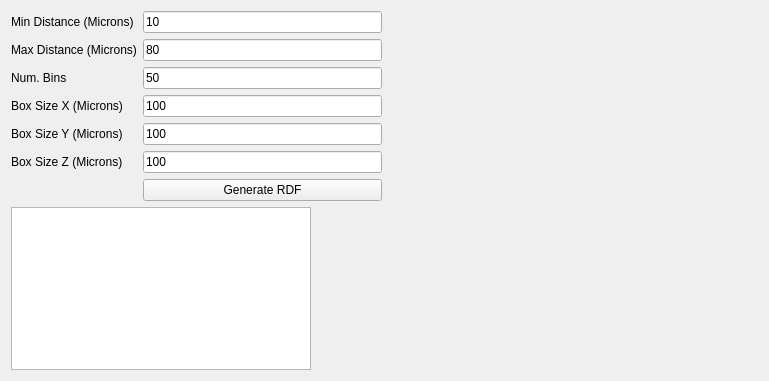
<?xml version="1.0" encoding="UTF-8"?>
<ui version="4.0">
 <class>StatsGenRDFWidget</class>
 <widget class="QWidget" name="StatsGenRDFWidget">
  <property name="geometry">
   <rect>
    <x>0</x>
    <y>0</y>
    <width>769</width>
    <height>381</height>
   </rect>
  </property>
  <property name="windowTitle">
   <string>Form</string>
  </property>
  <layout class="QGridLayout" name="gridLayout_2">
   <item row="0" column="0">
    <layout class="QGridLayout" name="gridLayout">
     <property name="sizeConstraint">
      <enum>QLayout::SetNoConstraint</enum>
     </property>
     <item row="5" column="0">
      <widget class="QLabel" name="label_6">
       <property name="text">
        <string>Box Size Z (Microns)</string>
       </property>
      </widget>
     </item>
     <item row="4" column="0">
      <widget class="QLabel" name="label">
       <property name="text">
        <string>Box Size Y (Microns)</string>
       </property>
      </widget>
     </item>
     <item row="4" column="1">
      <widget class="QLineEdit" name="BoxSizeYLE">
       <property name="text">
        <string>100</string>
       </property>
      </widget>
     </item>
     <item row="5" column="1">
      <widget class="QLineEdit" name="BoxSizeZLE">
       <property name="text">
        <string>100</string>
       </property>
      </widget>
     </item>
     <item row="3" column="0">
      <widget class="QLabel" name="label_5">
       <property name="text">
        <string>Box Size X (Microns)</string>
       </property>
      </widget>
     </item>
     <item row="3" column="1">
      <widget class="QLineEdit" name="BoxSizeXLE">
       <property name="text">
        <string>100</string>
       </property>
      </widget>
     </item>
     <item row="6" column="1">
      <widget class="QPushButton" name="generateRDFBtn">
       <property name="text">
        <string>Generate RDF</string>
       </property>
      </widget>
     </item>
     <item row="1" column="1">
      <widget class="QLineEdit" name="maxDistLE">
       <property name="sizePolicy">
        <sizepolicy hsizetype="Preferred" vsizetype="Fixed">
         <horstretch>0</horstretch>
         <verstretch>0</verstretch>
        </sizepolicy>
       </property>
       <property name="text">
        <string>80</string>
       </property>
      </widget>
     </item>
     <item row="2" column="1">
      <widget class="QLineEdit" name="numBinsLE">
       <property name="sizePolicy">
        <sizepolicy hsizetype="Preferred" vsizetype="Fixed">
         <horstretch>0</horstretch>
         <verstretch>0</verstretch>
        </sizepolicy>
       </property>
       <property name="text">
        <string>50</string>
       </property>
      </widget>
     </item>
     <item row="0" column="1">
      <widget class="QLineEdit" name="minDistLE">
       <property name="sizePolicy">
        <sizepolicy hsizetype="Preferred" vsizetype="Fixed">
         <horstretch>0</horstretch>
         <verstretch>0</verstretch>
        </sizepolicy>
       </property>
       <property name="text">
        <string>10</string>
       </property>
      </widget>
     </item>
     <item row="2" column="0">
      <widget class="QLabel" name="label_4">
       <property name="text">
        <string>Num. Bins</string>
       </property>
      </widget>
     </item>
     <item row="1" column="0">
      <widget class="QLabel" name="label_3">
       <property name="text">
        <string>Max Distance (Microns)</string>
       </property>
      </widget>
     </item>
     <item row="0" column="0">
      <widget class="QLabel" name="label_2">
       <property name="text">
        <string>Min Distance (Microns)</string>
       </property>
      </widget>
     </item>
     <item row="7" column="0" colspan="2">
      <widget class="QTableView" name="m_RDFTableView">
       <property name="sizePolicy">
        <sizepolicy hsizetype="Maximum" vsizetype="Expanding">
         <horstretch>0</horstretch>
         <verstretch>0</verstretch>
        </sizepolicy>
       </property>
       <property name="minimumSize">
        <size>
         <width>300</width>
         <height>0</height>
        </size>
       </property>
       <property name="verticalScrollMode">
        <enum>QAbstractItemView::ScrollPerPixel</enum>
       </property>
       <property name="horizontalScrollMode">
        <enum>QAbstractItemView::ScrollPerPixel</enum>
       </property>
       <property name="cornerButtonEnabled">
        <bool>false</bool>
       </property>
      </widget>
     </item>
    </layout>
   </item>
   <item row="0" column="1">
    <widget class="QwtPlot" name="m_RDFPlot">
     <property name="sizePolicy">
      <sizepolicy hsizetype="Expanding" vsizetype="Expanding">
       <horstretch>0</horstretch>
       <verstretch>0</verstretch>
      </sizepolicy>
     </property>
     <property name="frameShape">
      <enum>QFrame::NoFrame</enum>
     </property>
     <property name="frameShadow">
      <enum>QFrame::Plain</enum>
     </property>
     <property name="lineWidth">
      <number>2</number>
     </property>
    </widget>
   </item>
  </layout>
 </widget>
 <customwidgets>
  <customwidget>
   <class>QwtPlot</class>
   <extends>QFrame</extends>
   <header>qwt_plot.h</header>
   <container>1</container>
  </customwidget>
 </customwidgets>
 <resources/>
 <connections/>
</ui>
